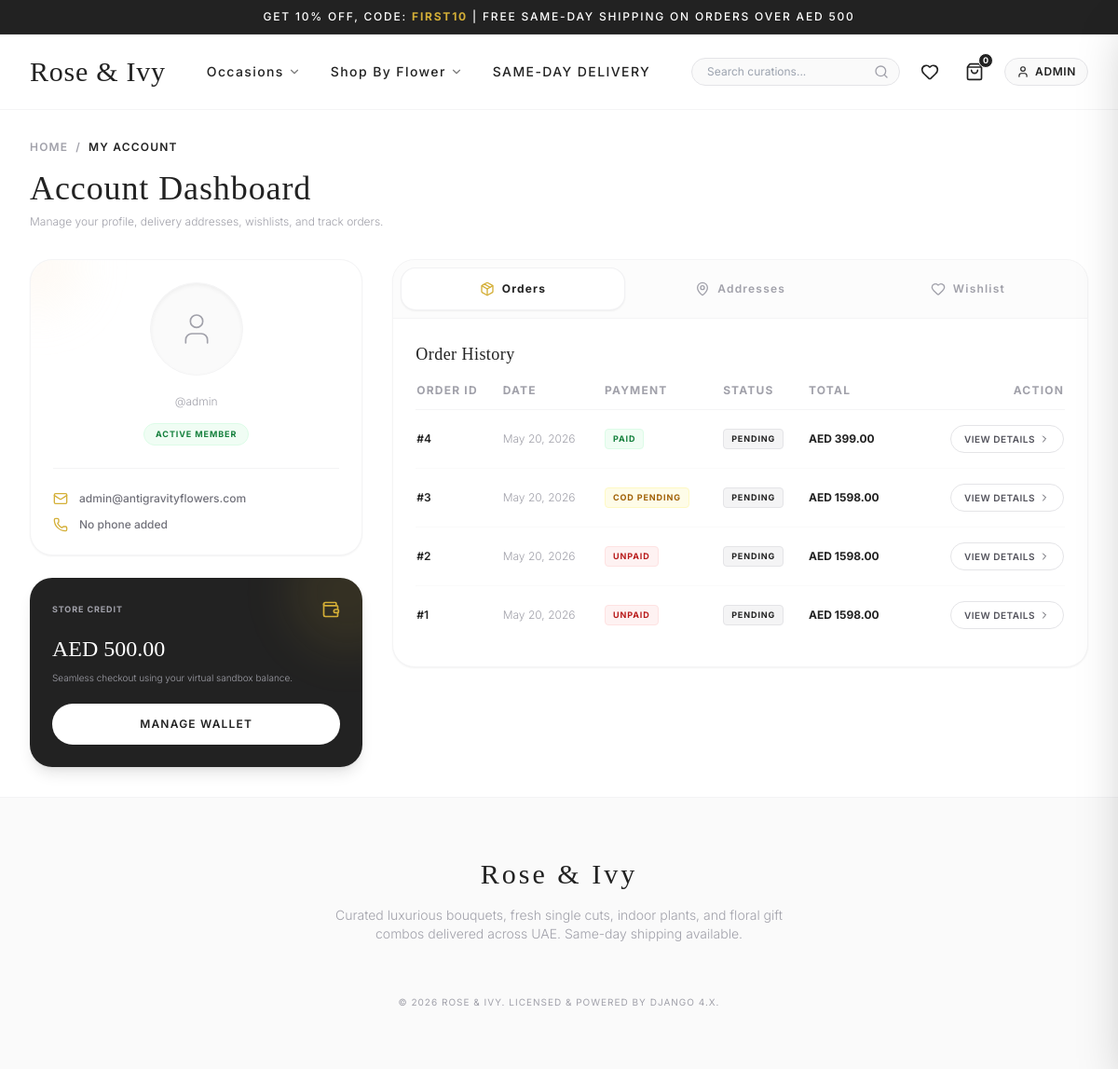
/accounts/profile/ (signed in), run on the app's committed database.
### accounts/models.py (models this page shows, shortened)
class UserProfile(models.Model):
    user = models.OneToOneField(User, on_delete=models.CASCADE, related_name='profile')
    phone = models.CharField(verbose_name='phone', max_length=15, blank=True, null=True)
    avatar = models.ImageField(upload_to='avatars/', blank=True, null=True)

class Wallet(models.Model):
    user = models.OneToOneField(User, on_delete=models.CASCADE, related_name='wallet')
    balance = models.DecimalField(max_digits=10, decimal_places=2, default=Decimal('0.00'))

### orders/models.py (models this page shows, shortened)
class Order(models.Model):
    ORDER_STATUS = (
        ('Pending', 'Pending'),
        ('Processing', 'Processing'),
        ('Shipped', 'Shipped'),
        ('Delivered', 'Delivered'),
    )
    PAYMENT_STATUS = (
        ('UNPAID', 'Unpaid'),
        ('PAID', 'Paid'),
        ('COD_PENDING', 'COD Pending'),
        ('FAILED', 'Failed'),
    )
    PAYMENT_METHODS = (
        ('STRIPE', 'Credit/Debit Card (Stripe)'),
        ('RAZORPAY', 'UPI/Net Banking (Razorpay)'),
        ('COD', 'Cash on Delivery'),
        ('WALLET', 'Wallet / Store Credit'),
    )
    user = models.ForeignKey(User, on_delete=models.CASCADE, related_name='orders')
    address = models.ForeignKey(Address, on_delete=models.SET_NULL, null=True, blank=True)
    total = models.DecimalField(max_digits=10, decimal_places=2)
    coupon = models.ForeignKey(Coupon, on_delete=models.SET_NULL, null=True, blank=True)
    discount_amount = models.DecimalField(max_digits=10, decimal_places=2, default=0.00)
    payment_method = models.CharField(max_length=20, choices=PAYMENT_METHODS)
    payment_status = models.CharField(max_length=20, choices=PAYMENT_STATUS, default='UNPAID')
    order_status = models.CharField(max_length=20, choices=ORDER_STATUS, default='Pending')
    gateway_order_id = models.CharField(max_length=100, blank=True, null=True)
    created_at = models.DateTimeField(auto_now_add=True)
    class Meta:
        ordering = ['-created_at']

### accounts/views.py (the view)
# urls.py: path('profile/', views.profile_view, name='profile'),
@login_required
def profile_view(request):
    addresses = request.user.addresses.all()
    orders = request.user.orders.all()
    wishlist = Wishlist.objects.filter(user=request.user).select_related('product')
    context = {
        'addresses': addresses,
        'orders': orders,
        'wishlist': wishlist,
    }
    return render(request, 'accounts/profile.html', context)

### templates/accounts/profile.html (shortened to what this page needs)
{% extends 'base.html' %}
{% load static %}
{% block content %}
<div class="mb-8 select-none">
    <nav class="flex text-xs uppercase tracking-widest text-zinc-400 gap-2 mb-4 font-semibold">
        <a href="{% url 'store:home' %}" class="hover:text-brandGold transition-colors">Home</a>
        <span>/</span>
        <span class="text-brandCharcoal">My Account</span>
    </nav>
    <h1 class="font-serif text-3xl md:text-4xl font-medium text-brandCharcoal tracking-wide mb-2">Account Dashboard</h1>
    <p class="text-zinc-400 text-xs font-light">Manage your profile, delivery addresses, wishlists, and track orders.</p>
</div>
<div class="grid grid-cols-1 lg:grid-cols-3 gap-8 items-start select-none">
    <div class="lg:col-span-1 space-y-6">
        <div class="bg-white border border-zinc-100 p-6 rounded-3xl shadow-sm text-center relative overflow-hidden">
            <div class="absolute -top-10 -left-10 w-24 h-24 bg-brandChampagne/20 rounded-full blur-xl"></div>
            <div class="inline-flex items-center justify-center bg-zinc-50 border border-zinc-100 rounded-full mb-4 p-2 shadow-inner" style="width: 100px; height: 100px;">
                {% if user.profile.avatar %}
                    <img src="{{ user.profile.avatar.url }}" alt="Avatar" class="w-full h-full object-cover rounded-full">
                {% else %}
                    <i data-lucide="user" class="w-10 h-10 text-zinc-400 stroke-1"></i>
                {% endif %}
            </div>
            <p class="text-zinc-400 text-xs font-light mb-3">@{{ user.username }}</p>
            <span class="inline-block text-[9px] uppercase tracking-widest font-bold bg-green-50 text-green-700 border border-green-100 px-3 py-1 rounded-full mb-6">
                Active Member
            </span>
            <hr class="border-zinc-100 mb-6">
            <div class="text-left space-y-3 text-xs text-zinc-500 font-medium">
                <div class="flex items-center gap-3">
                    <i data-lucide="mail" class="w-4 h-4 text-brandGold stroke-1.5"></i>
                    <span class="truncate">{{ user.email }}</span>
                </div>
                <div class="flex items-center gap-3">
                    <i data-lucide="phone" class="w-4 h-4 text-brandGold stroke-1.5"></i>
                    <span>{{ user.profile.phone|default:"No phone added" }}</span>
                </div>
            </div>
        </div>
        <div class="bg-brandCharcoal text-white p-6 rounded-3xl shadow-lg relative overflow-hidden">
            <div class="absolute -top-12 -right-12 w-32 h-32 bg-brandGold/10 rounded-full blur-xl"></div>
            <div class="flex justify-between items-center mb-4">
                <span class="text-[9px] uppercase tracking-widest font-bold text-zinc-400">Store Credit</span>
                <i data-lucide="wallet" class="w-5 h-5 text-brandGold stroke-1.5"></i>
            </div>
            <h2 class="font-serif text-2xl font-medium text-white mb-2">AED {{ user.wallet.balance|default:"0.00" }}</h2>
            <p class="text-zinc-400 text-[10px] font-light mb-5">Seamless checkout using your virtual sandbox balance.</p>
            <a href="{% url 'accounts:wallet' %}" class="block text-center w-full bg-white text-brandCharcoal hover:bg-brandGold hover:text-white transition-colors text-xs font-semibold uppercase tracking-widest py-3.5 rounded-full shadow-sm">
                Manage Wallet
            </a>
        </div>
    </div>
    <div class="lg:col-span-2 space-y-6">
        <div class="bg-white border border-zinc-100 rounded-3xl shadow-sm overflow-hidden">
            <div class="flex border-b border-zinc-100 bg-zinc-50/50 p-2 gap-1 text-xs font-semibold uppercase tracking-widest select-none">
                <button onclick="switchDashboardTab('orders')" id="tab-btn-orders" class="flex-1 text-center py-3.5 px-4 rounded-2xl transition-all duration-200 border text-brandCharcoal bg-white shadow-sm border-zinc-200/50 font-bold">
                    <span class="flex items-center justify-center gap-2">
                        <i data-lucide="package" class="w-4 h-4 text-brandGold"></i> Orders
                    </span>
                </button>
                <button onclick="switchDashboardTab('addresses')" id="tab-btn-addresses" class="flex-1 text-center py-3.5 px-4 rounded-2xl transition-all duration-200 border text-zinc-400 border-transparent hover:text-brandCharcoal">
                    <span class="flex items-center justify-center gap-2">
                        <i data-lucide="map-pin" class="w-4 h-4"></i> Addresses
                    </span>
                </button>
                <button onclick="switchDashboardTab('wishlist')" id="tab-btn-wishlist" class="flex-1 text-center py-3.5 px-4 rounded-2xl transition-all duration-200 border text-zinc-400 border-transparent hover:text-brandCharcoal">
                    <span class="flex items-center justify-center gap-2">
                        <i data-lucide="heart" class="w-4 h-4"></i> Wishlist
                    </span>
                </button>
            </div>
            <div class="p-6">
                <div id="tab-panel-orders" class="space-y-4">
                    <div class="flex justify-between items-center mb-4">
                        <h4 class="font-serif text-lg font-medium text-brandCharcoal tracking-wide">Order History</h4>
                    </div>
                    {% if orders %}
                        <div class="overflow-x-auto">
                            <table class="w-full text-left border-collapse text-xs">
                                <thead>
                                    <tr class="border-b border-zinc-100 font-bold uppercase tracking-widest text-zinc-400 pb-3">
                                        <th class="pb-3">Order ID</th>
                                        <th class="pb-3">Date</th>
                                        <th class="pb-3">Payment</th>
                                        <th class="pb-3">Status</th>
                                        <th class="pb-3">Total</th>
                                        <th class="pb-3 text-end">Action</th>
                                    </tr>
                                </thead>
                                <tbody class="divide-y divide-zinc-50 text-zinc-600 font-medium">
                                    {% for order in orders %}
                                        <tr class="hover:bg-zinc-50/20 transition-colors">
                                            <td class="py-4 text-brandCharcoal font-semibold">#{{ order.id }}</td>
                                            <td class="py-4 text-zinc-400 font-light">{{ order.created_at|date:"M d, Y" }}</td>
                                            <td class="py-4">
                                                <span class="inline-block text-[9px] uppercase tracking-widest font-bold px-2 py-0.5 rounded {% if order.payment_status == 'PAID' %}bg-green-50 text-green-700 border border-green-100{% elif order.payment_status == 'COD_PENDING' %}bg-yellow-50 text-yellow-700 border border-yellow-100{% else %}bg-red-50 text-red-700 border border-red-100{% endif %}">
                                                    {{ order.get_payment_status_display }}
                                                </span>
                                            </td>
                                            <td class="py-4">
                                                <span class="inline-block text-[9px] uppercase tracking-widest font-bold px-2 py-0.5 rounded bg-zinc-100 text-brandCharcoal border border-zinc-200">
                                                    {{ order.order_status }}
                                                </span>
                                            </td>
                                            <td class="py-4 font-sans font-bold text-brandCharcoal">AED {{ order.total }}</td>
                                            <td class="py-4 text-end">
                                                <a href="{% url 'orders:order_detail' order.id %}" class="inline-flex items-center gap-1 border border-zinc-200 hover:border-brandGold hover:text-brandGold transition-all text-[10px] uppercase tracking-wider px-3.5 py-1.5 rounded-full font-semibold">
                                                    View Details <i data-lucide="chevron-right" class="w-3 h-3"></i>
                                                </a>
                                            </td>
                                        </tr>
                                    {% endfor %}
                                </tbody>
                            </table>
                        </div>
                    {% endif %}
                </div>
            </div>
        </div>
    </div>
</div>
{% endblock %}

### templates/base.html (shortened to what this page needs)
{% load static %}
<!DOCTYPE html>
<html lang="en">
<head>
    <script src="https://cdn.tailwindcss.com"></script>
</head>
<body class="bg-brandWhite text-brandCharcoal font-sans min-h-screen flex flex-col antialiased">
    <div class="bg-brandCharcoal text-white text-[10px] md:text-xs tracking-[0.15em] font-medium py-2.5 text-center px-4 uppercase select-none border-b border-white/5">
        GET 10% OFF, CODE: <span class="text-brandGold font-bold">FIRST10</span> | FREE SAME-DAY SHIPPING ON ORDERS OVER AED 500
    </div>
    <header class="sticky top-0 bg-white/95 backdrop-blur-md z-40 border-b border-zinc-100 transition-all">
        <div class="max-w-7xl mx-auto px-4 sm:px-6 lg:px-8 h-20 flex items-center justify-between">
            <a href="{% url 'store:home' %}" class="flex items-center gap-2 group">
                <span class="font-serif text-2xl md:text-3xl font-medium tracking-wide text-brandCharcoal transition-colors hover:text-brandGold">
                    Rose & Ivy
                </span>
            </a>
            <nav class="hidden lg:flex items-center gap-8 font-medium text-sm tracking-widest text-brandCharcoal uppercase">
                <div class="relative group py-4">
                    <button class="flex items-center gap-1 hover:text-brandGold transition-colors nav-hover-line">
                        Occasions <i data-lucide="chevron-down" class="w-3.5 h-3.5 opacity-60"></i>
                    </button>
                </div>
                <div class="relative group py-4">
                    <button class="flex items-center gap-1 hover:text-brandGold transition-colors nav-hover-line">
                        Shop By Flower <i data-lucide="chevron-down" class="w-3.5 h-3.5 opacity-60"></i>
                    </button>
                </div>
                <a href="{% url 'store:product_list' %}" class="hover:text-brandGold transition-colors nav-hover-line py-4">
                    Same-Day Delivery
                </a>
            </nav>
            <div class="flex items-center gap-4">
                <form action="{% url 'store:product_list' %}" method="GET" class="relative hidden sm:flex items-center">
                    <input type="search" placeholder="Search curations..." name="q" value="{{ request.GET.q|default:'' }}"
                           class="w-48 lg:w-56 bg-zinc-50 text-xs border border-zinc-200 rounded-full py-1.5 pl-4 pr-10 focus:outline-none focus:border-brandGold focus:bg-white transition-all text-brandCharcoal">
                    <button type="submit" class="absolute right-3 text-zinc-400 hover:text-brandGold">
                        <i data-lucide="search" class="w-4 h-4"></i>
                    </button>
                </form>
                <a href="{% url 'store:wishlist' %}" class="text-brandCharcoal hover:text-brandGold p-1.5 transition-colors relative" title="Wishlist">
                    <i data-lucide="heart" class="w-5 h-5"></i>
                </a>
                <button onclick="openCartDrawer()" class="text-brandCharcoal hover:text-brandGold p-1.5 transition-colors relative" title="Shopping Bag">
                    <i data-lucide="shopping-bag" class="w-5 h-5"></i>
                    <span id="cart-badge" class="absolute -top-1 -right-1 bg-brandCharcoal text-white text-[9px] font-bold rounded-full w-4 h-4 flex items-center justify-center border border-white">
                        {{ cart_total_items|default:0 }}
                    </span>
                </button>
                {% if user.is_authenticated %}
                    <div class="relative group">
                        <button class="flex items-center gap-1.5 text-xs tracking-wider uppercase font-semibold text-brandCharcoal hover:text-brandGold border border-zinc-200 rounded-full px-3 py-1.5 bg-zinc-50">
                            <i data-lucide="user" class="w-3.5 h-3.5"></i>
                            <span class="max-w-[70px] truncate hidden md:inline">{{ user.username }}</span>
                        </button>
                    </div>
                {% endif %}
            </div>
        </div>
    </header>
    <main class="flex-grow py-8 max-w-7xl mx-auto px-4 sm:px-6 lg:px-8 w-full">
        {% block content %}{% endblock %}
    </main>
    <footer class="bg-zinc-50 border-t border-zinc-100 py-16 mt-auto select-none">
        <div class="max-w-7xl mx-auto px-4 sm:px-6 lg:px-8 text-center">
            <h5 class="font-serif text-3xl text-brandCharcoal tracking-widest mb-4">Rose & Ivy</h5>
            <p class="text-zinc-400 text-xs md:text-sm max-w-lg mx-auto font-light leading-relaxed mb-6">
                Curated luxurious bouquets, fresh single cuts, indoor plants, and floral gift combos delivered across UAE. Same-day shipping available.
            </p>
            <p class="text-zinc-400 text-[10px] tracking-widest uppercase mb-0">&copy; {% now "Y" %} Rose & Ivy. Licensed & Powered by Django 4.x.</p>
        </div>
    </footer>
</body>
</html>

### data on the page
Order: id "4", created_at "May 20, 2026", payment_status "PAID", order_status "PENDING", total "399.00"
Order: id "3", created_at "May 20, 2026", payment_status "COD PENDING", order_status "PENDING", total "1598.00"
Order: id "2", created_at "May 20, 2026", payment_status "UNPAID", order_status "PENDING", total "1598.00"
Order: id "1", created_at "May 20, 2026", payment_status "UNPAID", order_status "PENDING", total "1598.00"

### other printed values
{{ cart_total_items|default:0 }} "0"
{{ user.username }} "ADMIN"
{{ user.username }} "admin"
{{ user.email }} "admin@antigravityflowers.com"
{{ user.profile.phone|default:"No phone added" }} "No phone added"
{{ user.wallet.balance|default:"0.00" }} "500.00"
